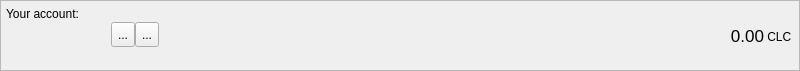
<?xml version="1.0" encoding="UTF-8"?>
<ui version="4.0">
 <class>AccountFrame</class>
 <widget class="QFrame" name="AccountFrame">
  <property name="geometry">
   <rect>
    <x>0</x>
    <y>0</y>
    <width>800</width>
    <height>71</height>
   </rect>
  </property>
  <property name="minimumSize">
   <size>
    <width>0</width>
    <height>70</height>
   </size>
  </property>
  <property name="maximumSize">
   <size>
    <width>16777215</width>
    <height>71</height>
   </size>
  </property>
  <property name="windowTitle">
   <string>Frame</string>
  </property>
  <property name="frameShape">
   <enum>QFrame::StyledPanel</enum>
  </property>
  <property name="frameShadow">
   <enum>QFrame::Plain</enum>
  </property>
  <layout class="QHBoxLayout" name="horizontalLayout_3">
   <property name="spacing">
    <number>0</number>
   </property>
   <property name="leftMargin">
    <number>5</number>
   </property>
   <property name="topMargin">
    <number>0</number>
   </property>
   <property name="rightMargin">
    <number>5</number>
   </property>
   <property name="bottomMargin">
    <number>0</number>
   </property>
   <item>
    <layout class="QVBoxLayout" name="verticalLayout_3">
     <property name="spacing">
      <number>1</number>
     </property>
     <property name="leftMargin">
      <number>0</number>
     </property>
     <property name="rightMargin">
      <number>0</number>
     </property>
     <item>
      <widget class="QLabel" name="label">
       <property name="minimumSize">
        <size>
         <width>0</width>
         <height>20</height>
        </size>
       </property>
       <property name="maximumSize">
        <size>
         <width>16777215</width>
         <height>20</height>
        </size>
       </property>
       <property name="text">
        <string>Your account:</string>
       </property>
       <property name="alignment">
        <set>Qt::AlignBottom|Qt::AlignLeading|Qt::AlignLeft</set>
       </property>
       <property name="margin">
        <number>0</number>
       </property>
       <property name="indent">
        <number>0</number>
       </property>
      </widget>
     </item>
     <item>
      <layout class="QHBoxLayout" name="horizontalLayout">
       <property name="spacing">
        <number>0</number>
       </property>
       <property name="bottomMargin">
        <number>0</number>
       </property>
       <item>
        <widget class="QLabel" name="m_addressLabel">
         <property name="sizePolicy">
          <sizepolicy hsizetype="Minimum" vsizetype="Preferred">
           <horstretch>0</horstretch>
           <verstretch>0</verstretch>
          </sizepolicy>
         </property>
         <property name="minimumSize">
          <size>
           <width>100</width>
           <height>22</height>
          </size>
         </property>
         <property name="maximumSize">
          <size>
           <width>16777215</width>
           <height>22</height>
          </size>
         </property>
         <property name="baseSize">
          <size>
           <width>0</width>
           <height>22</height>
          </size>
         </property>
         <property name="cursor">
          <cursorShape>IBeamCursor</cursorShape>
         </property>
         <property name="toolTip">
          <string>Your receiving address</string>
         </property>
         <property name="whatsThis">
          <string>This is your account address</string>
         </property>
         <property name="text">
          <string/>
         </property>
         <property name="alignment">
          <set>Qt::AlignBottom|Qt::AlignLeading|Qt::AlignLeft</set>
         </property>
         <property name="textInteractionFlags">
          <set>Qt::TextSelectableByKeyboard|Qt::TextSelectableByMouse</set>
         </property>
        </widget>
       </item>
       <item>
        <spacer name="horizontalSpacer_2">
         <property name="orientation">
          <enum>Qt::Horizontal</enum>
         </property>
         <property name="sizeType">
          <enum>QSizePolicy::Fixed</enum>
         </property>
         <property name="sizeHint" stdset="0">
          <size>
           <width>5</width>
           <height>25</height>
          </size>
         </property>
        </spacer>
       </item>
       <item>
        <widget class="QToolButton" name="m_copyButton">
         <property name="minimumSize">
          <size>
           <width>0</width>
           <height>25</height>
          </size>
         </property>
         <property name="toolTip">
          <string>Copy address</string>
         </property>
         <property name="statusTip">
          <string/>
         </property>
         <property name="whatsThis">
          <string/>
         </property>
         <property name="text">
          <string>...</string>
         </property>
         <property name="icon">
          <iconset resource="../../resources.qrc">
           <normaloff>:/icons/copy</normaloff>:/icons/copy</iconset>
         </property>
        </widget>
       </item>
       <item>
        <widget class="QToolButton" name="m_qrButton">
         <property name="minimumSize">
          <size>
           <width>0</width>
           <height>25</height>
          </size>
         </property>
         <property name="toolTip">
          <string>Show QR code</string>
         </property>
         <property name="statusTip">
          <string/>
         </property>
         <property name="text">
          <string>...</string>
         </property>
         <property name="icon">
          <iconset resource="../../resources.qrc">
           <normaloff>:/icons/qrcode</normaloff>:/icons/qrcode</iconset>
         </property>
        </widget>
       </item>
       <item>
        <spacer name="horizontalSpacer">
         <property name="orientation">
          <enum>Qt::Horizontal</enum>
         </property>
         <property name="sizeHint" stdset="0">
          <size>
           <width>0</width>
           <height>25</height>
          </size>
         </property>
        </spacer>
       </item>
       <item>
        <widget class="QLabel" name="totalBalance">
         <property name="sizePolicy">
          <sizepolicy hsizetype="Preferred" vsizetype="Preferred">
           <horstretch>0</horstretch>
           <verstretch>0</verstretch>
          </sizepolicy>
         </property>
         <property name="maximumSize">
          <size>
           <width>16777215</width>
           <height>24</height>
          </size>
         </property>
         <property name="font">
          <font>
           <pointsize>13</pointsize>
           <weight>50</weight>
           <bold>false</bold>
          </font>
         </property>
         <property name="toolTip">
          <string>Total balance</string>
         </property>
         <property name="statusTip">
          <string>Total balance</string>
         </property>
         <property name="text">
          <string>0.00</string>
         </property>
         <property name="alignment">
          <set>Qt::AlignBottom|Qt::AlignRight|Qt::AlignTrailing</set>
         </property>
         <property name="margin">
          <number>0</number>
         </property>
         <property name="textInteractionFlags">
          <set>Qt::TextSelectableByMouse</set>
         </property>
        </widget>
       </item>
       <item>
        <widget class="QLabel" name="label_2">
         <property name="sizePolicy">
          <sizepolicy hsizetype="Preferred" vsizetype="Fixed">
           <horstretch>0</horstretch>
           <verstretch>0</verstretch>
          </sizepolicy>
         </property>
         <property name="minimumSize">
          <size>
           <width>30</width>
           <height>20</height>
          </size>
         </property>
         <property name="maximumSize">
          <size>
           <width>16777215</width>
           <height>20</height>
          </size>
         </property>
         <property name="baseSize">
          <size>
           <width>-1</width>
           <height>20</height>
          </size>
         </property>
         <property name="text">
          <string> CLC</string>
         </property>
         <property name="alignment">
          <set>Qt::AlignBottom|Qt::AlignLeading|Qt::AlignLeft</set>
         </property>
         <property name="margin">
          <number>0</number>
         </property>
        </widget>
       </item>
      </layout>
     </item>
     <item>
      <widget class="QLabel" name="addressStatusLabel">
       <property name="minimumSize">
        <size>
         <width>0</width>
         <height>20</height>
        </size>
       </property>
       <property name="maximumSize">
        <size>
         <width>16777215</width>
         <height>20</height>
        </size>
       </property>
       <property name="text">
        <string/>
       </property>
       <property name="alignment">
        <set>Qt::AlignLeading|Qt::AlignLeft|Qt::AlignTop</set>
       </property>
       <property name="margin">
        <number>0</number>
       </property>
       <property name="indent">
        <number>0</number>
       </property>
      </widget>
     </item>
    </layout>
   </item>
  </layout>
 </widget>
 <resources>
  <include location="../../resources.qrc"/>
 </resources>
 <connections>
  <connection>
   <sender>m_copyButton</sender>
   <signal>clicked()</signal>
   <receiver>AccountFrame</receiver>
   <slot>copyAddress()</slot>
   <hints>
    <hint type="sourcelabel">
     <x>818</x>
     <y>26</y>
    </hint>
    <hint type="destinationlabel">
     <x>422</x>
     <y>295</y>
    </hint>
   </hints>
  </connection>
  <connection>
   <sender>m_qrButton</sender>
   <signal>clicked()</signal>
   <receiver>AccountFrame</receiver>
   <slot>showQR()</slot>
   <hints>
    <hint type="sourcelabel">
     <x>802</x>
     <y>34</y>
    </hint>
    <hint type="destinationlabel">
     <x>494</x>
     <y>35</y>
    </hint>
   </hints>
  </connection>
 </connections>
 <slots>
  <slot>copyAddress()</slot>
 </slots>
</ui>
